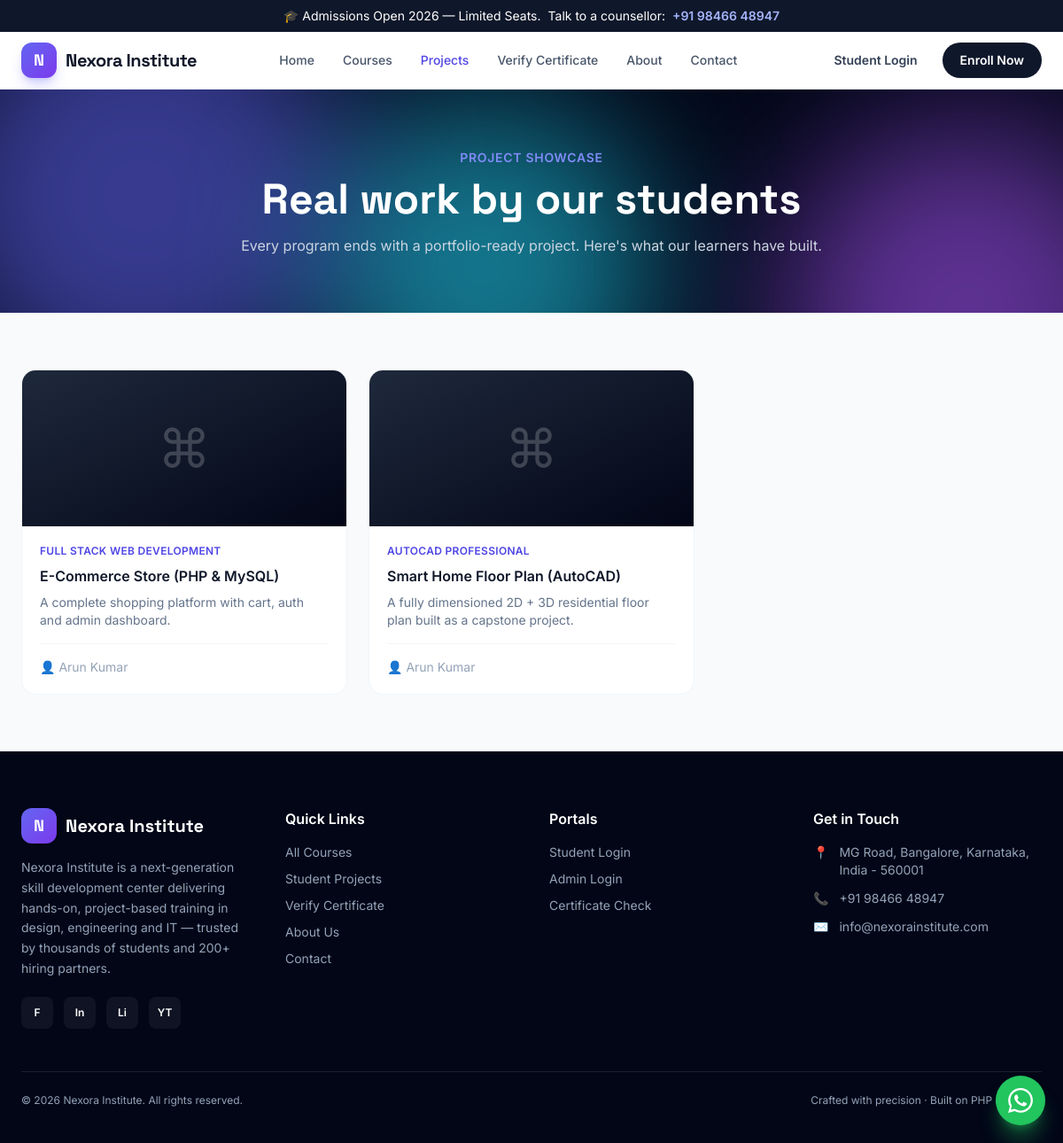
The app's page /projects.php with its own data.
### tables this page shows
CREATE TABLE projects (
  id          INT AUTO_INCREMENT PRIMARY KEY,
  title       VARCHAR(180) NOT NULL,
  student_id  INT NULL,
  course_id   INT NULL,
  description TEXT NULL,
  project_url VARCHAR(255) NULL,
  image       VARCHAR(255) NULL,
  status      ENUM('published','draft') DEFAULT 'published',
  created_at  TIMESTAMP DEFAULT CURRENT_TIMESTAMP,
  CONSTRAINT fk_proj_student FOREIGN KEY (student_id) REFERENCES students(id) ON DELETE SET NULL,
  CONSTRAINT fk_proj_course  FOREIGN KEY (course_id)  REFERENCES courses(id)  ON DELETE SET NULL
);

CREATE TABLE courses (
  id              INT AUTO_INCREMENT PRIMARY KEY,
  title           VARCHAR(160) NOT NULL,
  slug            VARCHAR(180) NOT NULL UNIQUE,
  category_id     INT NULL,
  short_desc      VARCHAR(255) NULL,
  description     TEXT NULL,
  duration        VARCHAR(60)  DEFAULT '3 Months',
  level           ENUM('Beginner','Intermediate','Advanced') DEFAULT 'Beginner',
  price           DECIMAL(10,2) DEFAULT 0,
  discount_price  DECIMAL(10,2) NULL,
  software        VARCHAR(255) NULL,
  syllabus        TEXT NULL,
  image           VARCHAR(255) NULL,
  is_featured     TINYINT(1) DEFAULT 0,
  status          ENUM('active','draft') DEFAULT 'active',
  created_at      TIMESTAMP DEFAULT CURRENT_TIMESTAMP,
  CONSTRAINT fk_course_cat FOREIGN KEY (category_id) REFERENCES categories(id) ON DELETE SET NULL
);

CREATE TABLE students (
  id            INT AUTO_INCREMENT PRIMARY KEY,
  student_code  VARCHAR(40) NOT NULL UNIQUE,
  name          VARCHAR(140) NOT NULL,
  email         VARCHAR(150) NOT NULL UNIQUE,
  phone         VARCHAR(20)  NULL,
  password_hash VARCHAR(255) NOT NULL,
  dob           DATE NULL,
  gender        ENUM('Male','Female','Other') NULL,
  address       VARCHAR(255) NULL,
  photo         VARCHAR(255) NULL,
   
  details_locked TINYINT(1) DEFAULT 0,
  status        ENUM('active','inactive') DEFAULT 'active',
  created_at    TIMESTAMP DEFAULT CURRENT_TIMESTAMP
);

### config/database.php (called while the page is built, shortened)
<?php
function db(): PDO
{
    if (isset($GLOBALS['__app_pdo']) && $GLOBALS['__app_pdo'] instanceof PDO) {
        return $GLOBALS['__app_pdo'];
    }
    $dsn = sprintf('mysql:host=%s;dbname=%s;charset=%s', DB_HOST, DB_NAME, DB_CHARSET);
    $options = [
        PDO::ATTR_ERRMODE            => PDO::ERRMODE_EXCEPTION,
        PDO::ATTR_DEFAULT_FETCH_MODE => PDO::FETCH_ASSOC,
        PDO::ATTR_EMULATE_PREPARES   => false,
    ];
    return $GLOBALS['__app_pdo'];
}

### includes/functions.php (called while the page is built, shortened)
<?php
require_once __DIR__ . '/../config/database.php';
function e(?string $str): string
{
    return htmlspecialchars($str ?? '', ENT_QUOTES, 'UTF-8');
}

### projects.php (the view, shortened to what this page needs)
<?php
require_once __DIR__ . '/includes/functions.php';
$projects = db()->query(
  "SELECT p.*, c.title AS course, s.name AS student
   FROM projects p
   LEFT JOIN courses c ON c.id = p.course_id
   LEFT JOIN students s ON s.id = p.student_id
   WHERE p.status='published' ORDER BY p.id DESC"
)->fetchAll();
include __DIR__ . '/includes/header.php';
?>
<section class="bg-slate-950 text-white relative overflow-hidden">
  <div class="hero-aurora"><span></span><span></span><span></span></div>
  <div class="relative max-w-7xl mx-auto px-4 sm:px-6 py-16 text-center">
    <span class="text-sm font-semibold text-brand-400 uppercase tracking-wider">Project Showcase</span>
    <h1 class="mt-3 font-display text-4xl sm:text-5xl font-bold">Real work by our students</h1>
    <p class="mt-4 text-slate-300 max-w-2xl mx-auto">Every program ends with a portfolio-ready project. Here's what our learners have built.</p>
  </div>
</section>
<section class="bg-slate-50 py-16">
  <div class="max-w-7xl mx-auto px-4 sm:px-6">
    <?php if (!$projects): ?>
      <div class="text-center py-20"><p class="text-5xl">📦</p><p class="mt-4 text-lg font-semibold text-slate-700">No projects published yet</p></div>
    <?php else: ?>
      <div class="grid sm:grid-cols-2 lg:grid-cols-3 gap-6">
        <?php foreach ($projects as $p): ?>
          <article class="card-lift rounded-2xl bg-white border border-slate-100 overflow-hidden flex flex-col">
            <div class="h-44 bg-gradient-to-br from-slate-800 to-slate-950 grid place-items-center text-white/20 text-6xl">⌘</div>
            <div class="p-5 flex flex-col flex-1">
              <?php if ($p['course']): ?><span class="text-xs font-semibold text-brand-600 uppercase tracking-wide"><?= e($p['course']) ?></span><?php endif; ?>
              <h3 class="mt-2 font-semibold text-slate-900"><?= e($p['title']) ?></h3>
              <p class="mt-2 text-sm text-slate-500 line-clamp-3 flex-1"><?= e($p['description']) ?></p>
              <div class="mt-4 pt-4 border-t border-slate-100 flex items-center justify-between text-sm">
                <span class="text-slate-400"><?= $p['student'] ? '👤 ' . e($p['student']) : 'Student Project' ?></span>
              </div>
            </div>
          </article>
        <?php endforeach; ?>
      </div>
    <?php endif; ?>
  </div>
</section>
<?php include __DIR__ . '/includes/footer.php'; ?>

### assets/css/style.css (style rules this page uses)
:root { --brand: #4f46e5; --brand-light: #818cf8; }
html { -webkit-tap-highlight-color: transparent; }
.hero-aurora { position: absolute; inset: 0; overflow: hidden; z-index: 0; }
.hero-aurora span { position: absolute; border-radius: 9999px; filter: blur(80px); opacity: .55; animation: blob 16s infinite ease-in-out; }
.hero-aurora span:nth-child(1) { width:480px;height:480px;background:#6366f1;top:-120px;left:-80px; }
.hero-aurora span:nth-child(2) { width:420px;height:420px;background:#a855f7;top:40px;right:-100px;animation-delay:-4s; }
.hero-aurora span:nth-child(3) { width:380px;height:380px;background:#22d3ee;bottom:-140px;left:30%;animation-delay:-8s; }
.card-lift { transition: transform .35s cubic-bezier(.2,.7,.2,1), box-shadow .35s; }

### records on screen
projects: course.title "FULL STACK WEB DEVELOPMENT", title "E-Commerce Store (PHP & MySQL)", description "A complete shopping platform with cart, auth and admin dashboard.", student.name "Arun Kumar"
projects: course.title "AUTOCAD PROFESSIONAL", title "Smart Home Floor Plan (AutoCAD)", description "A fully dimensioned 2D + 3D residential floor plan built as a capstone project.", student.name "Arun Kumar"

### other values on screen
setting('phone') "+91 98466 48947"
$site "Nexora Institute"
setting('site_name') "Nexora Institute"
setting('about_short') "Nexora Institute is a next-generation skill development center delivering hands-on, project-based training in design, engineering and IT — trusted by thousands of students and 200+ hiring partners."
$lbl "F"
$lbl "In"
$lbl "Li"
$lbl "YT"
setting('address') "MG Road, Bangalore, Karnataka, India - 560001"
setting('email') "info@nexorainstitute.com"
